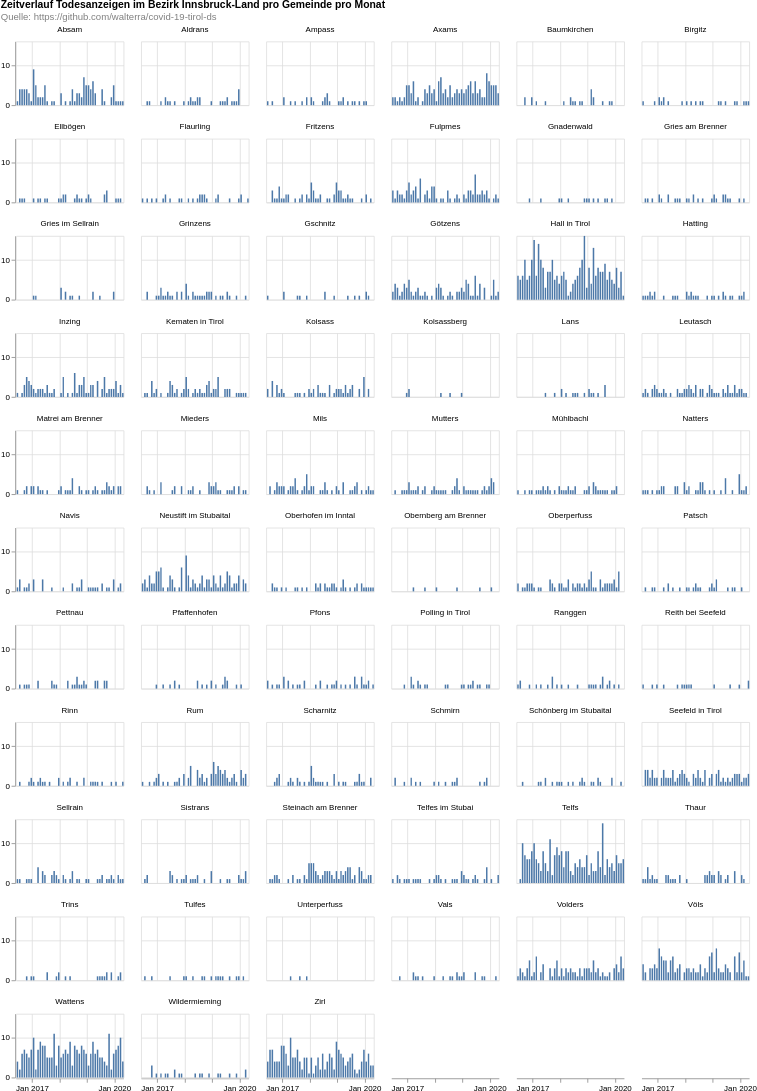

Specify this chart in Vega-Lite:
### Vega-Lite specification from a JSON file in a GitHub repository (floating-point values rounded to 4 significant figures; data arrays with more than 128 entries replaced by an {"elided": "..."} marker saying what was removed)
{"$schema": "https://vega.github.io/schema/vega-lite/v4.8.1.json", "columns": 6, "config": {"view": {"continuousHeight": 300, "continuousWidth": 400}}, "data": {"name": "data-f8b4691e6b6398ab8a7db26047e1265b"}, "datasets": {"data-f8b4691e6b6398ab8a7db26047e1265b": {"elided": "3681 records"}}, "facet": {"field": "municipaly", "title": null, "type": "nominal"}, "padding": 0, "spec": {"layer": [{"encoding": {"tooltip": [{"field": "date", "timeUnit": "yearmonth", "type": "temporal"}, {"aggregate": "sum", "field": "count", "type": "quantitative"}], "x": {"field": "date", "timeUnit": "yearmonth", "title": null, "type": "temporal"}, "y": {"aggregate": "sum", "field": "count", "title": null, "type": "quantitative"}}, "height": 80, "mark": "bar", "width": 135}]}, "title": {"color": "black", "subtitle": ["Quelle: https://github.com/walterra/covid-19-tirol-ds"], "subtitleColor": "gray", "text": ["Zeitverlauf Todesanzeigen im Bezirk Innsbruck-Land pro Gemeinde pro Monat"]}}
